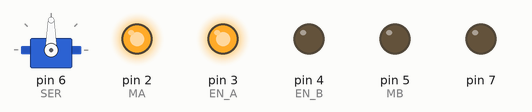
Simulated run of this sketch. Board: Arduino Uno, built with avr-gcc and run on an emulated ATmega328P. On the bench: servo, output pins drawn as LEDs (lit = HIGH). What the sketch prints to the serial monitor is not drawn.

Above: at 0.1 s.
Timing chart, 0 to 1.6 s (numbered marks = the images above):
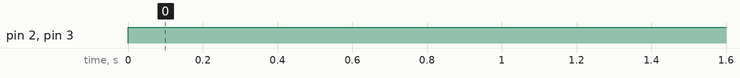

Measured:
- by itself, pin 2 (MA), pin 3 (EN_A): LOW → HIGH at 0.00 s

The sketch:

sketch_jul18remoteRover.ino
```cpp
 #define LEFT 700
#define RIGHT 100
#define CENTER 400
#define R_POWER 127
#define L_POWER 64
#define STOP 2
#define FORWARD 1
#define BACK 0
#define MB 5
#define EN_B 4
#define EN_A 3
#define MA 2
#define SER 6

char state = 'c';
char clean, peak;
int pos = 90;
int waiting = 0;

#include<Servo.h>
Servo myServo;

void recive (){
  waiting = Serial.available();
  delay(10);
  if ( waiting > 4){
    peak = Serial.peek();

    if (peak != 'a' && peak != 'b' && peak != 'c'){
     // cleans the new line and other stuff
     while (Serial.available() > 0){
      clean = Serial.read();
     }
    } else {
      state = Serial.read();
    }
    pos = Serial.parseInt(SKIP_ALL);

  } else if (waiting > 0){
    while (Serial.available() > 0){
      clean = Serial.read();
     }
  }
}

void drive(int dir){
  if (dir == FORWARD){
    digitalWrite(EN_B, LOW);
    digitalWrite(MA, HIGH);
    digitalWrite(EN_A, HIGH);
    //analogWrite(EN_A,40);
  } else if (dir == BACK){
    digitalWrite(EN_A, LOW);
    digitalWrite(MB, HIGH);
    digitalWrite(EN_B, HIGH);
    //analogWrite(EN_B,40);
  } else {
    digitalWrite(EN_A, LOW);
    digitalWrite(EN_B, LOW);
  }
}

void setup(){
  pinMode(A0,INPUT);
  for(int k=2; k<8; k++){
    pinMode(k,OUTPUT);
  }
  myServo.attach(SER);
  Serial.begin(38400);
  digitalWrite(EN_A,LOW);
  digitalWrite(EN_B,LOW);
  digitalWrite(MA,LOW);
  digitalWrite(MB,LOW);

}

void loop() {
  /*
  recive();
  delay(10);

  if (state == 'a'){
    drive(FORWARD);
  } else if (state == 'b'){
    drive(BACK);
  } else {
    drive(STOP);
  }

  myServo.write(pos);
  */

  drive(FORWARD);
  delay(1000);
  Serial.println("forward");
}
```
